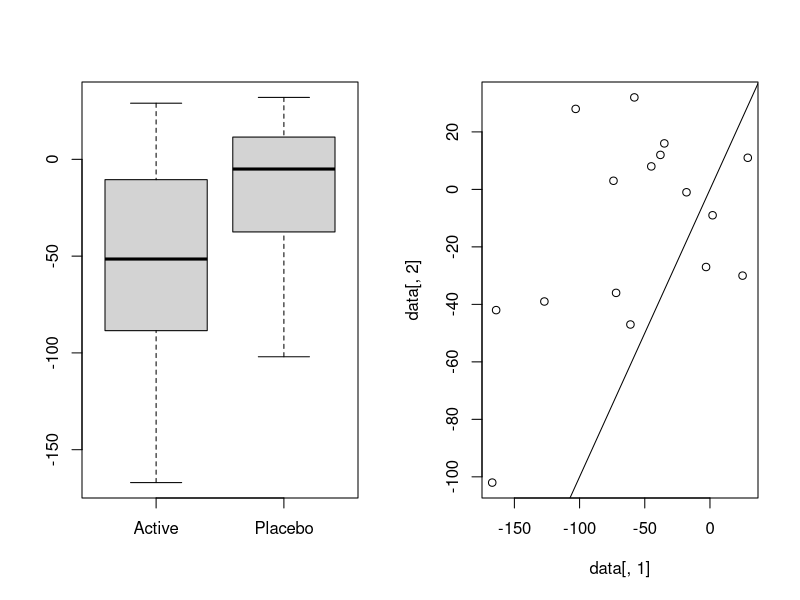
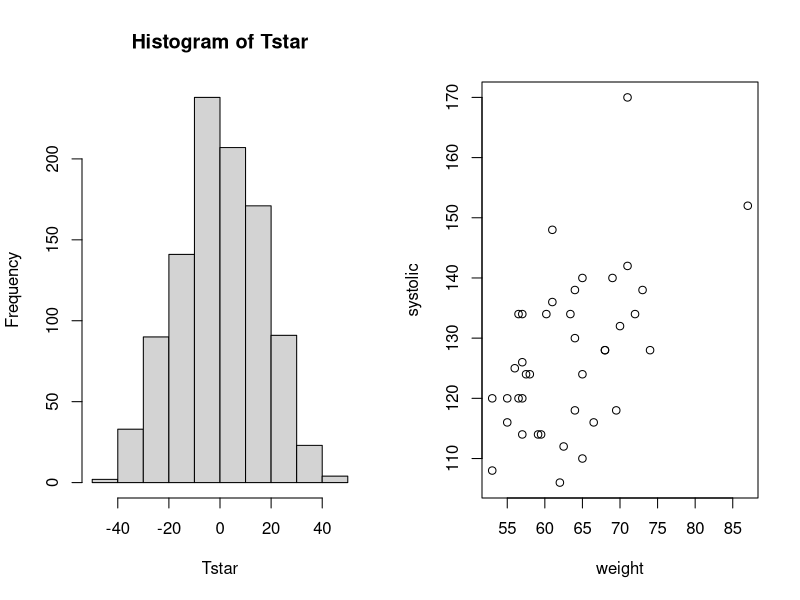
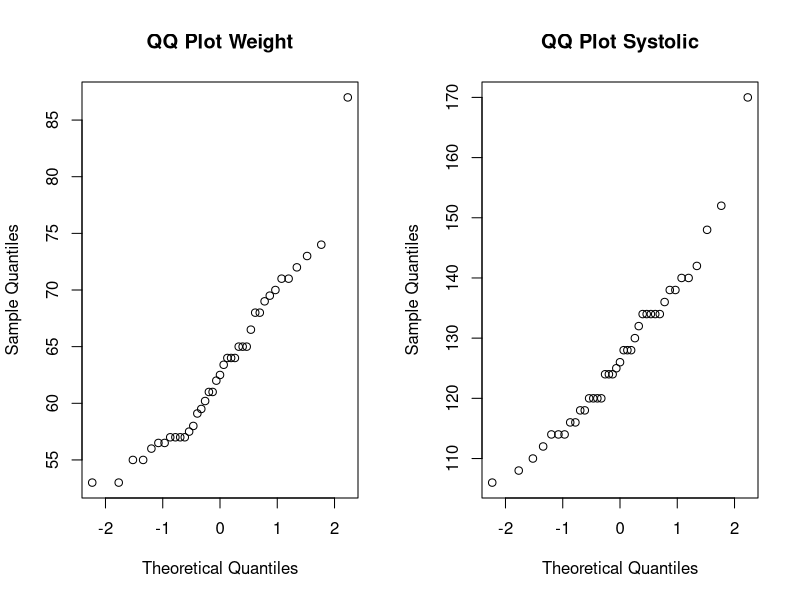
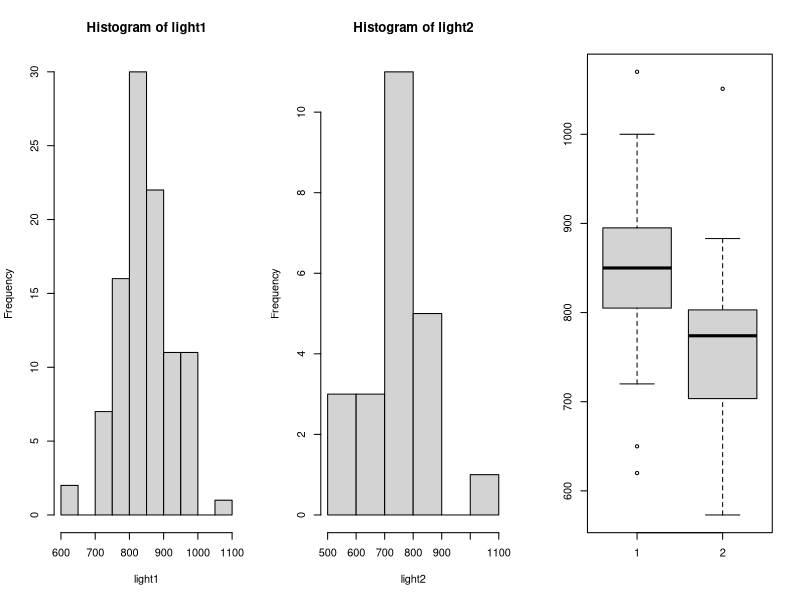
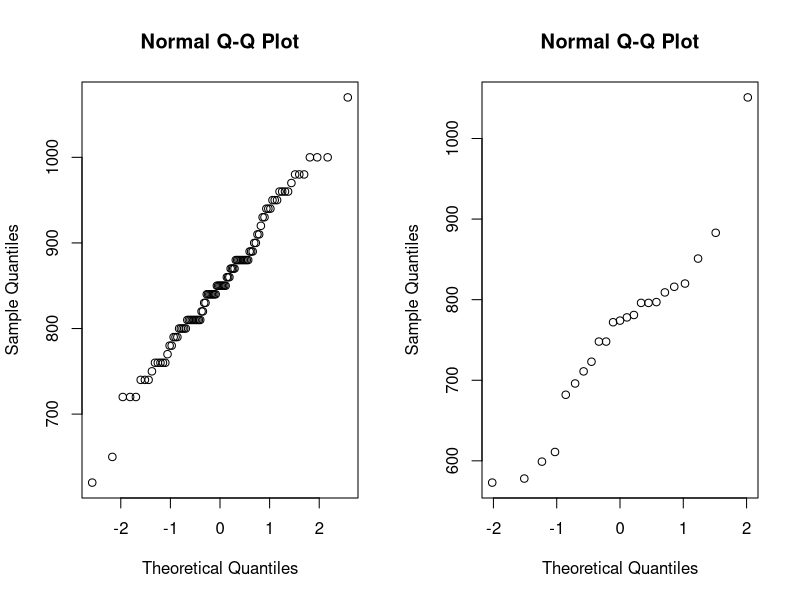
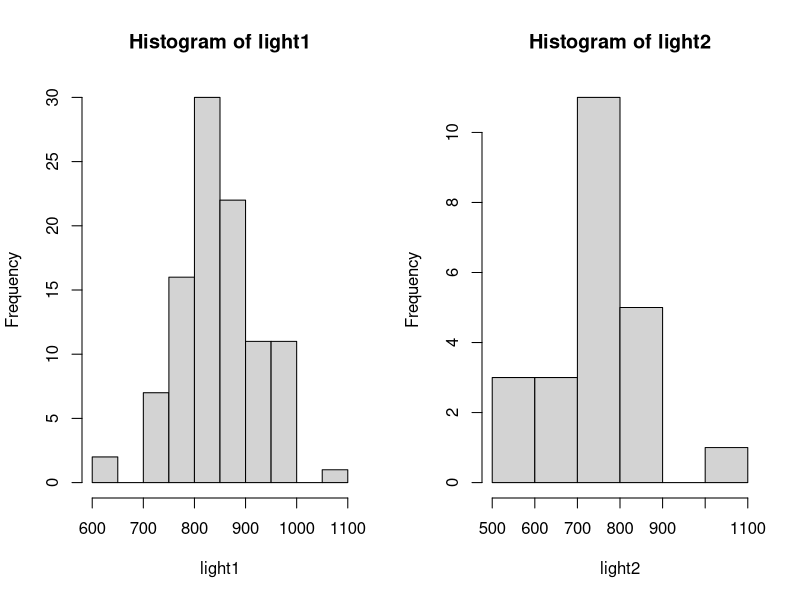

These charts were generated, in order, by the following R code:
data <- read.table("datas/ashina.txt", header = TRUE)
data

summary(data)
par(mfrow=c(1,2))
boxplot(data[,1],data[,2], names = c("Active","Placebo"))
plot(data[,1],data[,2]) ; abline(0,1)


# Based on the plots, we expect the active medicine to yield better pain relief.

func <- function(x,y) {mean(x-y)}
B = 1000
Tstar = numeric(B)

for (i in 1:B) {
  
  ashinastar = t(apply(cbind(data[,1],data[,2]),1,sample))
  Tstar[i] = func(ashinastar[,1],ashinastar[,2])
  
}

diff.mean = func(data[,1],data[,2])  ; diff.mean

hist(Tstar)

pl = sum(Tstar<diff.mean)/B
pr = sum(Tstar>diff.mean)/B
pl ; pr

p = 2*min(pl,pr) ; p



# Correlation tests

peruvians <- read.table("datas/peruvians.txt", header=TRUE); peruvians

attach(peruvians)
plot(systolic~weight)

cor.test(systolic, weight)

# Check the normality assumption on the two samples
par(mfrow=c(1,2))
qqnorm(weight, main="QQ Plot Weight")
qqnorm(systolic, main="QQ Plot Systolic")

# Spearman's test
cor.test(systolic, weight, method = "spearman",exact = FALSE)


# Two independent data samples
# scan -> Read data into a vector or list from the console or file.
light1 = scan("datas/light1.txt")
light2 = scan("datas/light2.txt")

par(mfrow=c(1,3))
hist(light1) ; hist(light2) ; boxplot(light1,light2)


# two samples t-test
t.test(light1, light2)
par(mfrow=c(1,2))
qqnorm(light1) ; qqnorm(light2)
# normality of the second sample is doubtful

# Mann-Whitney test
 wilcox.test(light1,light2)

# Kolmogorov-Smirnov test
hist(light1) ; hist(light2) 

ks.test(light1,light2, exact = FALSE)
